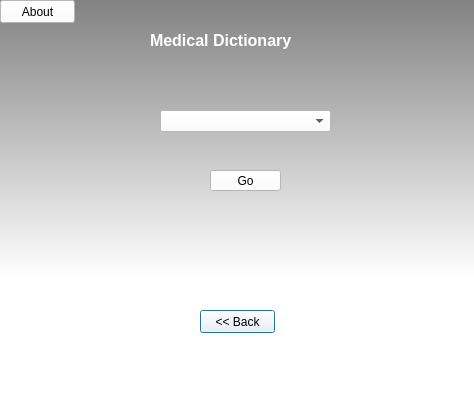
<?xml version="1.0" encoding="UTF-8"?>
<ui version="4.0">
 <class>MedicalDictionary</class>
 <widget class="QDialog" name="MedicalDictionary">
  <property name="geometry">
   <rect>
    <x>0</x>
    <y>0</y>
    <width>474</width>
    <height>400</height>
   </rect>
  </property>
  <property name="windowTitle">
   <string>Dialog</string>
  </property>
  <property name="styleSheet">
   <string notr="true">background-color: qlineargradient(spread:pad, x1:0, y1:0, x2:0, y2:1, stop:0 rgba(130, 130, 130, 255), stop:0.693182 rgba(255, 255, 255, 255));</string>
  </property>
  <widget class="QLabel" name="label">
   <property name="geometry">
    <rect>
     <x>150</x>
     <y>30</y>
     <width>161</width>
     <height>20</height>
    </rect>
   </property>
   <property name="font">
    <font>
     <pointsize>12</pointsize>
     <weight>75</weight>
     <bold>true</bold>
    </font>
   </property>
   <property name="styleSheet">
    <string notr="true">color: rgb(255, 255, 255);
background-color: rgba(255, 255, 255, 0);</string>
   </property>
   <property name="text">
    <string>Medical Dictionary</string>
   </property>
  </widget>
  <widget class="QPushButton" name="pushButton_2">
   <property name="geometry">
    <rect>
     <x>200</x>
     <y>310</y>
     <width>75</width>
     <height>23</height>
    </rect>
   </property>
   <property name="styleSheet">
    <string notr="true">background-color: rgb(255, 255, 255);</string>
   </property>
   <property name="text">
    <string>&lt;&lt; Back</string>
   </property>
  </widget>
  <widget class="QPushButton" name="pushButton">
   <property name="geometry">
    <rect>
     <x>0</x>
     <y>0</y>
     <width>75</width>
     <height>23</height>
    </rect>
   </property>
   <property name="styleSheet">
    <string notr="true">background-color: rgb(255, 255, 255);</string>
   </property>
   <property name="text">
    <string>About</string>
   </property>
  </widget>
  <widget class="QPushButton" name="pushButton_3">
   <property name="geometry">
    <rect>
     <x>210</x>
     <y>170</y>
     <width>71</width>
     <height>21</height>
    </rect>
   </property>
   <property name="styleSheet">
    <string notr="true">background-color: rgb(255, 255, 255);
border-color: rgb(85, 255, 255);
font: 75 8pt &quot;MS Shell Dlg 2&quot;;</string>
   </property>
   <property name="text">
    <string>Go</string>
   </property>
  </widget>
  <widget class="QComboBox" name="comboBox">
   <property name="geometry">
    <rect>
     <x>160</x>
     <y>110</y>
     <width>171</width>
     <height>22</height>
    </rect>
   </property>
   <property name="styleSheet">
    <string notr="true">background-color: rgb(255, 255, 255);</string>
   </property>
  </widget>
 </widget>
 <resources/>
 <connections/>
</ui>
